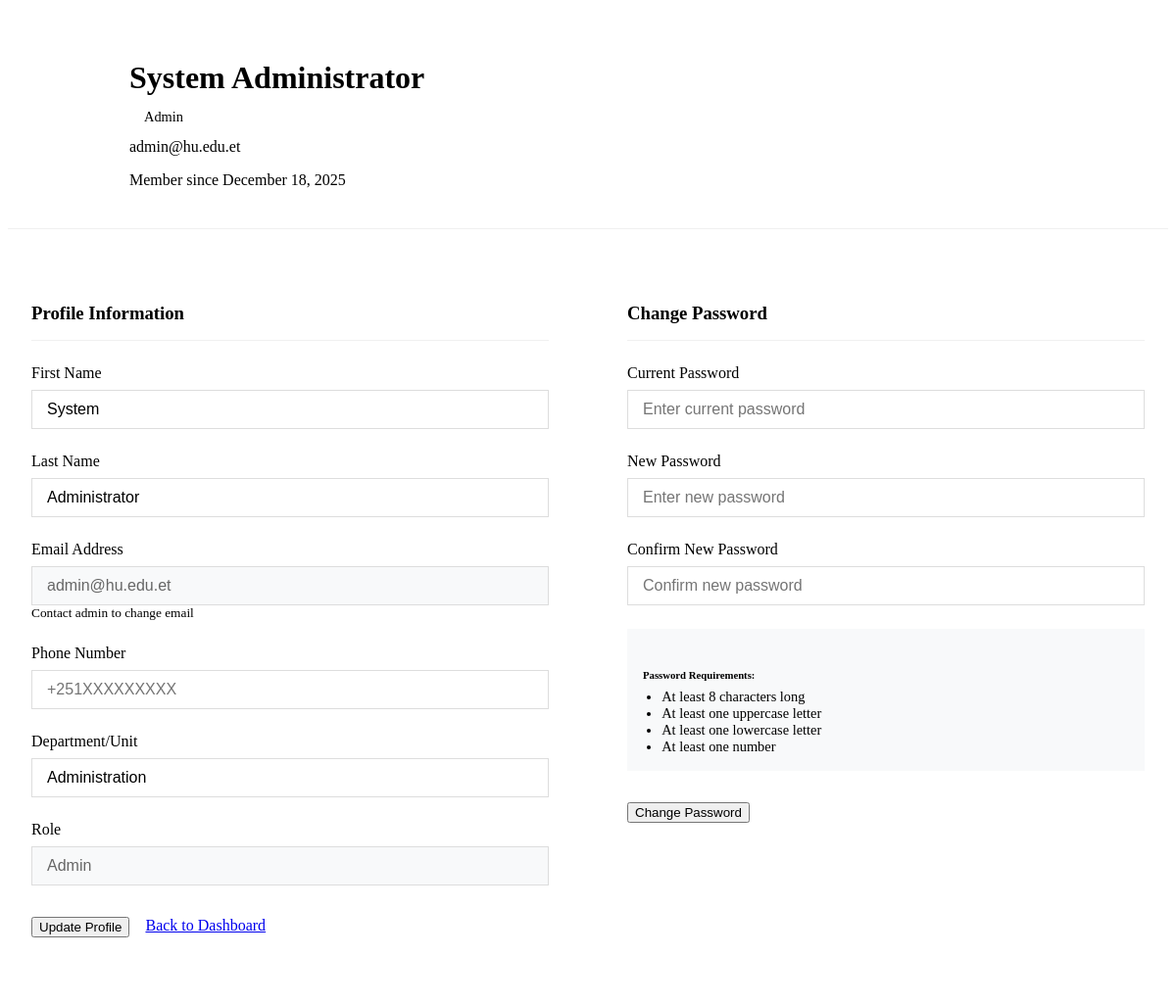
The app's page /profile.php (signed in) with its own data.
### tables this page shows
CREATE TABLE IF NOT EXISTS users (
    id INT AUTO_INCREMENT PRIMARY KEY,
    email VARCHAR(100) UNIQUE NOT NULL,
    password VARCHAR(255) NOT NULL,
    full_name VARCHAR(100) NOT NULL,
    user_role ENUM('admin', 'doctor', 'nurse', 'patient') DEFAULT 'patient',
    department VARCHAR(100),
    specialization VARCHAR(100),
    phone VARCHAR(20),
    address TEXT,
    profile_image VARCHAR(255),
    status ENUM('active', 'inactive', 'pending') DEFAULT 'pending',
    last_login DATETIME,
    created_at TIMESTAMP DEFAULT CURRENT_TIMESTAMP,
    updated_at TIMESTAMP DEFAULT CURRENT_TIMESTAMP ON UPDATE CURRENT_TIMESTAMP,
    INDEX idx_status (status)
);

### database.php (called while the page is built, shortened)
<?php
class Database
{
    private static $pdo = null;
    public static function connect()
    {
        if (self::$pdo === null) {
            try {
                $host = 'localhost';
                $dbname = 'haramaya_cms';
                $username = 'root';
                $password = '';
                self::$pdo = new PDO(
                    "mysql:host=$host;dbname=$dbname;charset=utf8mb4",
                    $username,
                    $password,
                    [
                        PDO::ATTR_ERRMODE => PDO::ERRMODE_EXCEPTION,
                        PDO::ATTR_DEFAULT_FETCH_MODE => PDO::FETCH_ASSOC,
                        PDO::ATTR_EMULATE_PREPARES => false
                    ]
                );
            } catch (PDOException $e) {
                die("Database connection failed: " . $e->getMessage());
            }
        }
        return self::$pdo;
    }
    public static function fetch($sql, $params = [])
    {
        $pdo = self::connect();
        $stmt = $pdo->prepare($sql);
        $stmt->execute($params);
        return $stmt->fetch();
    }
}

### functions.php (called while the page is built, shortened)
<?php
require_once 'database.php';
class Helper
{
    public static function formatDate($date, $format = 'F j, Y')
    {
        return date($format, strtotime($date));
    }
}
?>

### profile.php (the view, shortened to what this page needs)
<?php
require_once '../includes/functions.php';
$user = Database::fetch("SELECT * FROM users WHERE id = ?", [$_SESSION['user_id']]);
$name_parts = explode(' ', $user['full_name'] ?? '', 2);
$user['first_name'] = $name_parts[0] ?? '';
$user['last_name'] = $name_parts[1] ?? '';
$user['role'] = $user['user_role'] ?? $user['role'] ?? 'staff';
?>
<div class="profile-container">
    <div class="container">
        <div class="profile-header">
            <div class="profile-avatar">
            </div>
            <div class="profile-info">
                <h1><?php echo htmlspecialchars($user['first_name'] . ' ' . $user['last_name']); ?></h1>
                <span class="profile-role"><?php echo htmlspecialchars($user['role']); ?></span>
                <p style="margin-top: 0.5rem; color: var(--gray-color);">
                    <i class="fas fa-envelope"></i> <?php echo htmlspecialchars($user['email']); ?>
                </p>
                <p style="color: var(--gray-color);">
                    Member since <?php echo Helper::formatDate($user['created_at']); ?>
                </p>
            </div>
        </div>
        <div class="profile-content">
            <div class="profile-section">
                <h3 class="section-title">Profile Information</h3>
                <form method="POST" action="">
                    <div class="form-group">
                        <label for="first_name">First Name</label>
                        <input type="text" id="first_name" name="first_name" class="form-control" required
                            value="<?php echo htmlspecialchars($user['first_name']); ?>">
                    </div>
                    <div class="form-group">
                        <label for="last_name">Last Name</label>
                        <input type="text" id="last_name" name="last_name" class="form-control" required
                            value="<?php echo htmlspecialchars($user['last_name']); ?>">
                    </div>
                    <div class="form-group">
                        <label for="email">Email Address</label>
                        <input type="email" id="email" name="email" class="form-control readonly-field"
                            value="<?php echo htmlspecialchars($user['email']); ?>" readonly>
                        <small style="color: var(--gray-color);">Contact admin to change email</small>
                    </div>
                    <div class="form-group">
                        <label for="phone">Phone Number</label>
                        <input type="tel" id="phone" name="phone" class="form-control" placeholder="+251XXXXXXXXX"
                            value="<?php echo htmlspecialchars($user['phone'] ?? ''); ?>">
                    </div>
                    <div class="form-group">
                        <label for="department">Department/Unit</label>
                        <input type="text" id="department" name="department" class="form-control"
                            placeholder="Enter your department"
                            value="<?php echo htmlspecialchars($user['department'] ?? ''); ?>">
                    </div>
                    <div class="form-group">
                        <label for="role">Role</label>
                        <input type="text" id="role" name="role" class="form-control readonly-field"
                            value="<?php echo htmlspecialchars(ucfirst($user['role'])); ?>" readonly>
                    </div>
                    <div class="btn-group">
                        <button type="submit" name="update_profile" class="btn btn-primary">
                            <i class="fas fa-save"></i> Update Profile
                        </button>
                        <a href="dashboard.php" class="btn btn-outline">
                            <i class="fas fa-arrow-left"></i> Back to Dashboard
                        </a>
                    </div>
                </form>
            </div>
            <div class="profile-section">
                <h3 class="section-title">Change Password</h3>
                <form method="POST" action="">
                    <div class="form-group">
                        <label for="current_password">Current Password</label>
                        <input type="password" id="current_password" name="current_password" class="form-control"
                            required placeholder="Enter current password">
                    </div>
                    <div class="form-group">
                        <label for="new_password">New Password</label>
                        <input type="password" id="new_password" name="new_password" class="form-control" required
                            placeholder="Enter new password">
                    </div>
                    <div class="form-group">
                        <label for="confirm_password">Confirm New Password</label>
                        <input type="password" id="confirm_password" name="confirm_password" class="form-control"
                            required placeholder="Confirm new password">
                    </div>
                    <div class="mb-3" style="padding: 1rem; background: #f8f9fa; border-radius: var(--border-radius);">
                        <h6 style="margin-bottom: 0.5rem; color: var(--dark-color);">Password Requirements:</h6>
                        <ul style="margin: 0; padding-left: 1.2rem; font-size: 0.9rem; color: var(--gray-color);">
                            <li>At least 8 characters long</li>
                            <li>At least one uppercase letter</li>
                            <li>At least one lowercase letter</li>
                            <li>At least one number</li>
                        </ul>
                    </div>
                    <div class="btn-group">
                        <button type="submit" name="change_password" class="btn btn-primary">
                            <i class="fas fa-key"></i> Change Password
                        </button>
                    </div>
                </form>
            </div>
        </div>
    </div>
</div>

### profile.php (style rules this page uses)
.profile-container { padding: 2rem 0; }
.profile-header { display: flex; align-items: center; margin-bottom: 2rem; padding-bottom: 1.5rem; border-bottom: 1px solid #f0f0f0; }
.profile-avatar { width: 100px; height: 100px; border-radius: 50%; background: linear-gradient(135deg, var(--primary-color), var(--secondary-color)); display: flex; align-items: center; justify-content: center; color: white; font-size: 2.5rem; margin-right: 1.5rem; }
.profile-info h1 { margin-bottom: 0.5rem; color: var(--dark-color); }
.profile-role { display: inline-block; padding: 5px 15px; background: var(--light-color); color: var(--primary-color); border-radius: 20px; font-size: 0.9rem; font-weight: 500; text-transform: capitalize; }
.profile-content { display: grid; grid-template-columns: 1fr 1fr; gap: 2rem; }
.profile-section { background: white; border-radius: var(--border-radius); box-shadow: var(--box-shadow); padding: 1.5rem; }
.section-title { margin-bottom: 1.5rem; padding-bottom: 1rem; border-bottom: 1px solid #f0f0f0; color: var(--dark-color); }
.form-group { margin-bottom: 1.5rem; }
.form-group label { display: block; margin-bottom: 0.5rem; font-weight: 500; color: var(--dark-color); }
.form-control { width: 100%; padding: 10px 15px; border: 1px solid #ddd; border-radius: var(--border-radius); font-size: 1rem; transition: var(--transition); }
.readonly-field { background-color: #f8f9fa; color: #666; cursor: not-allowed; }
.btn-group { display: flex; gap: 1rem; margin-top: 2rem; }

### records on screen
users: user_role "Admin", email "admin@hu.edu.et", created_at "December 18, 2025", department "Administration", role "Admin"

### other values on screen
$user['first_name'] . ' ' . $user['last_name'] "System Administrator"
